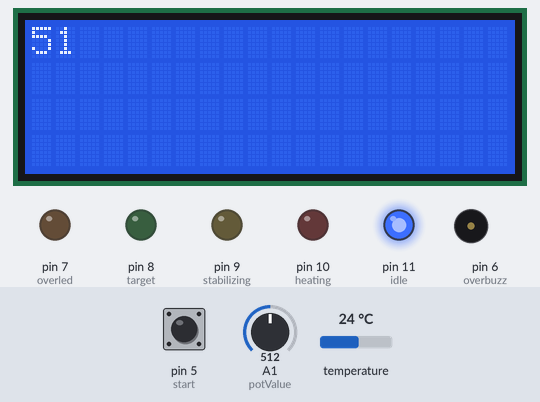
A sketch run on a simulated Arduino Nano, built with avr-gcc and run on an emulated ATmega328P. Shown: 20×4 character LCD, output pins drawn as LEDs (lit = HIGH), buzzer (waves = sounding, pin HIGH). The inputs (shaded band) are chosen by the test bench; at power-on: pin 5 (start) LOW, A1 (potValue) = 512, temperature 24 °C. Pins used as bus, display or sensor lines are not drawn; what the sketch prints to the serial monitor is not drawn.

Above: at 1.2 s.
1.3 s: pin 5 (start) pulled HIGH for 0.95 s
At 2.2 s:
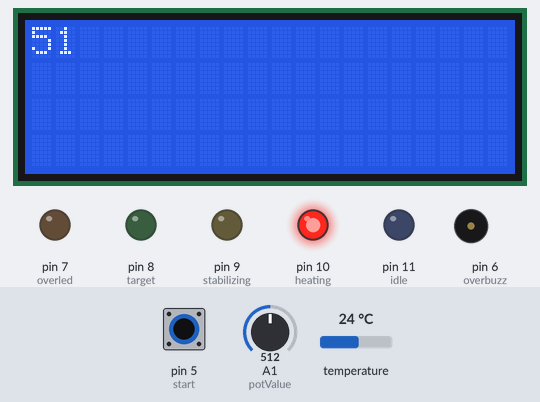
3.8 s: A1 (potValue) set to 716
At 4.8 s:
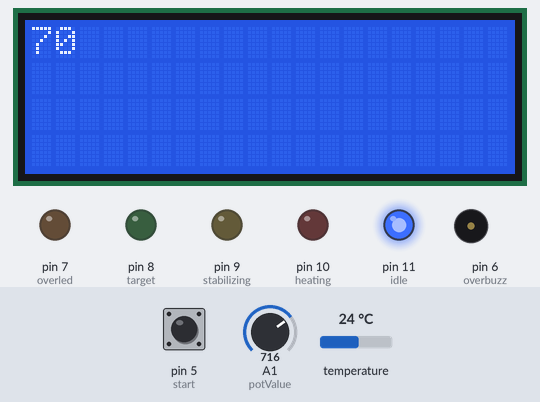
5.4 s: A1 (potValue) set to 900
At 6.0 s:
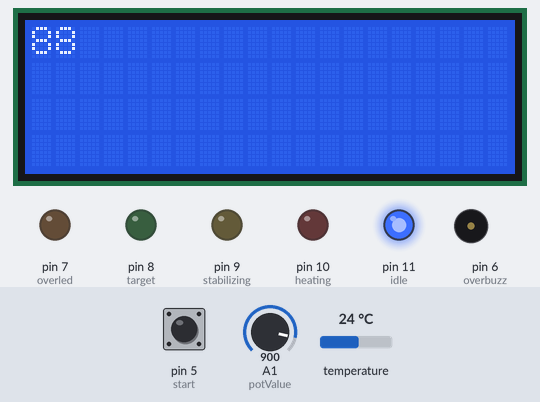
6.9 s: A1 (potValue) set to 1023
At 7.3 s:
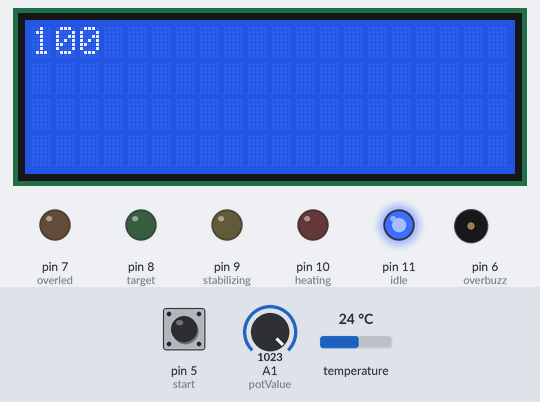
Timing chart, 0 to 9.4 s (numbered marks = the images above; inputs shaded):
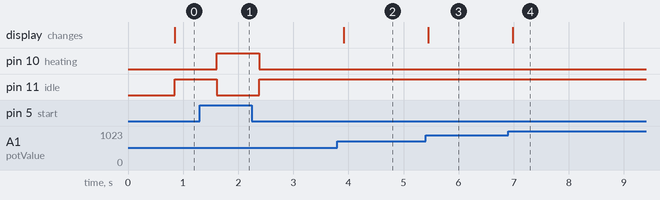

Measured:
- after the input at 1.3 s, pin 10 (heating): LOW → HIGH after 0.31 s, → LOW 0.77 s later; pin 11 (idle): HIGH → LOW after 0.31 s, → HIGH 0.77 s later
- after the input at 3.8 s, the display: changes after 0.12 s (image 2)
- after the input at 5.4 s, the display: changes after 0.05 s (image 3)
- after the input at 6.9 s, the display: changes after 0.09 s (image 4)

The sketch:

sketch.ino
```cpp
#include <OneWire.h>
#include <DallasTemperature.h>
#include <LiquidCrystal_I2C.h>

#define wire 12
#define lcdAdd 0x27
#define lcdCol 20
#define lcdLines 4
#define potValue A1
#define idle 11
#define heating 10
#define stabilizing 9
#define target 8
#define overled 7
#define overbuzz 6
#define start 5
#define heat 1

LiquidCrystal_I2C lcd(lcdAdd, lcdCol, lcdLines);
OneWire oneWire(wire);
DallasTemperature sensors(&oneWire);

int set = 0;

void setup() {
  pinMode(5, INPUT);
  pinMode(11, OUTPUT);
  pinMode(10, OUTPUT);
  pinMode(9, OUTPUT);
  pinMode(8, OUTPUT);
  pinMode(7, OUTPUT);
  pinMode(6, OUTPUT);
  pinMode(1, OUTPUT);
  pinMode(3, INPUT);
  lcd.init();
  lcd.backlight();
  sensors.begin();
  Serial.begin(9600);
}

void loop() {
  sensors.requestTemperatures();
  float temperature = analogRead(potValue) / 1023.0 * 100.0;
  int rounded = ceil(temperature);
  lcd.setCursor(0, 0);
  lcd.print(rounded);
  int tempreal = ceil(sensors.getTempCByIndex(0));


  if(digitalRead(start) == 0){
    digitalWrite(idle, HIGH);
    digitalWrite(heating, LOW);
    digitalWrite(stabilizing, LOW);
    digitalWrite(target, LOW);
    digitalWrite(overled, LOW);
    digitalWrite(overbuzz, LOW);
    digitalWrite(heat, LOW);
    Serial.println("Idle");
  }

  else{
    if(rounded>tempreal){
      set = 0;
      digitalWrite(idle, LOW);
      digitalWrite(heating, HIGH);
      digitalWrite(stabilizing, LOW);
      digitalWrite(target, LOW);
      digitalWrite(overled, LOW);
      digitalWrite(overbuzz, LOW);
      if(rounded>tempreal){
        digitalWrite(heat, HIGH);
      }
      else{
        digitalWrite(heat, LOW);
      }
      Serial.println("Heating...");
    }
    else if(rounded == tempreal){
      if(set == 1){
        goto jmp;
      }
      digitalWrite(idle, LOW);
      digitalWrite(heating, LOW);
      digitalWrite(stabilizing, HIGH);
      digitalWrite(target, LOW);
      digitalWrite(overled, LOW);
      digitalWrite(overbuzz, LOW);
      Serial.println("Stabilizing...");
      delay(3000);
      if(rounded>tempreal){
        digitalWrite(heat, HIGH);
      }
      else{
        digitalWrite(heat, LOW);
      }
      delay(3000);
      if(rounded>tempreal){
        digitalWrite(heat, HIGH);
      }
      else{
        digitalWrite(heat, LOW);
      }
      jmp:
      digitalWrite(stabilizing, LOW);
      digitalWrite(target, HIGH);
      Serial.println("Target Reached...");
      set = 1;
    }
    else{
      digitalWrite(idle, LOW);
      digitalWrite(heating, LOW);
      digitalWrite(stabilizing, LOW);
      digitalWrite(target, LOW);
      digitalWrite(overled, HIGH);
      digitalWrite(overbuzz, HIGH);
      Serial.println("Overheating!!!");
    }
  }
}
```
